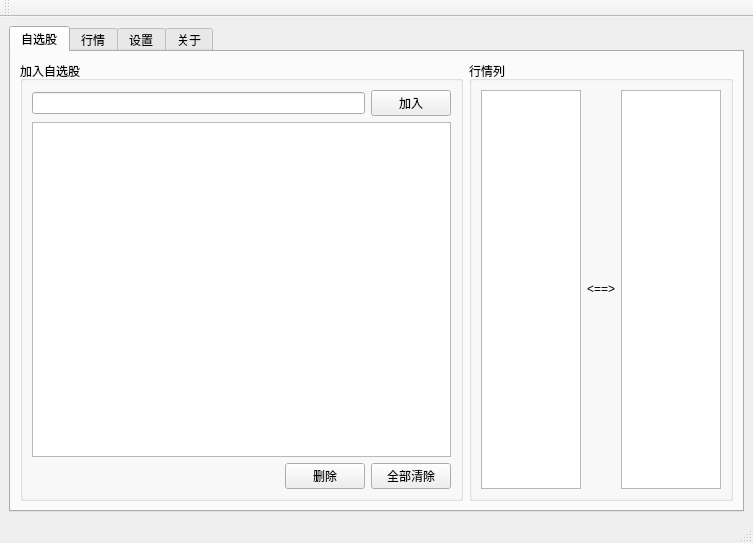
<?xml version="1.0" encoding="UTF-8"?>
<ui version="4.0">
 <class>MainWindow</class>
 <widget class="QMainWindow" name="MainWindow">
  <property name="geometry">
   <rect>
    <x>0</x>
    <y>0</y>
    <width>753</width>
    <height>543</height>
   </rect>
  </property>
  <property name="minimumSize">
   <size>
    <width>0</width>
    <height>535</height>
   </size>
  </property>
  <property name="font">
   <font>
    <family>Microsoft YaHei UI</family>
   </font>
  </property>
  <property name="windowTitle">
   <string>MainWindow</string>
  </property>
  <widget class="QWidget" name="centralWidget">
   <layout class="QVBoxLayout" name="verticalLayout_2">
    <item>
     <widget class="QTabWidget" name="tabWidget">
      <property name="currentIndex">
       <number>0</number>
      </property>
      <widget class="QWidget" name="tab_stock">
       <attribute name="title">
        <string>自选股</string>
       </attribute>
       <layout class="QHBoxLayout" name="horizontalLayout_6">
        <property name="leftMargin">
         <number>9</number>
        </property>
        <property name="topMargin">
         <number>9</number>
        </property>
        <property name="rightMargin">
         <number>9</number>
        </property>
        <property name="bottomMargin">
         <number>9</number>
        </property>
        <item>
         <widget class="QGroupBox" name="groupBox_3">
          <property name="sizePolicy">
           <sizepolicy hsizetype="Expanding" vsizetype="Preferred">
            <horstretch>1</horstretch>
            <verstretch>0</verstretch>
           </sizepolicy>
          </property>
          <property name="title">
           <string>加入自选股</string>
          </property>
          <layout class="QVBoxLayout" name="verticalLayout_6">
           <item>
            <layout class="QHBoxLayout" name="horizontalLayout_3">
             <item>
              <widget class="QLineEdit" name="lineEdit_stock"/>
             </item>
             <item>
              <widget class="QPushButton" name="pushButton_add_stock">
               <property name="text">
                <string>加入</string>
               </property>
              </widget>
             </item>
            </layout>
           </item>
           <item>
            <widget class="QTableView" name="tableView_selected_stock">
             <property name="sortingEnabled">
              <bool>true</bool>
             </property>
            </widget>
           </item>
           <item>
            <layout class="QHBoxLayout" name="horizontalLayout_4">
             <item>
              <spacer name="horizontalSpacer">
               <property name="orientation">
                <enum>Qt::Horizontal</enum>
               </property>
               <property name="sizeHint" stdset="0">
                <size>
                 <width>40</width>
                 <height>20</height>
                </size>
               </property>
              </spacer>
             </item>
             <item>
              <widget class="QPushButton" name="pushButton_delete_stock">
               <property name="text">
                <string>删除</string>
               </property>
              </widget>
             </item>
             <item>
              <widget class="QPushButton" name="pushButton_clearall_stock">
               <property name="text">
                <string>全部清除</string>
               </property>
              </widget>
             </item>
            </layout>
           </item>
          </layout>
         </widget>
        </item>
        <item>
         <widget class="QGroupBox" name="groupBox_4">
          <property name="sizePolicy">
           <sizepolicy hsizetype="Minimum" vsizetype="Preferred">
            <horstretch>0</horstretch>
            <verstretch>0</verstretch>
           </sizepolicy>
          </property>
          <property name="title">
           <string>行情列</string>
          </property>
          <layout class="QHBoxLayout" name="horizontalLayout_5">
           <item>
            <widget class="QListWidget" name="listWidget_hq_header_left">
             <property name="sizePolicy">
              <sizepolicy hsizetype="Fixed" vsizetype="Expanding">
               <horstretch>0</horstretch>
               <verstretch>0</verstretch>
              </sizepolicy>
             </property>
             <property name="maximumSize">
              <size>
               <width>100</width>
               <height>16777215</height>
              </size>
             </property>
            </widget>
           </item>
           <item>
            <layout class="QVBoxLayout" name="verticalLayout_7">
             <item>
              <widget class="QLabel" name="label_3">
               <property name="text">
                <string>&lt;==&gt;</string>
               </property>
              </widget>
             </item>
            </layout>
           </item>
           <item>
            <widget class="QListWidget" name="listWidget_hq_header_right">
             <property name="sizePolicy">
              <sizepolicy hsizetype="Fixed" vsizetype="Expanding">
               <horstretch>0</horstretch>
               <verstretch>0</verstretch>
              </sizepolicy>
             </property>
             <property name="maximumSize">
              <size>
               <width>100</width>
               <height>16777215</height>
              </size>
             </property>
            </widget>
           </item>
          </layout>
         </widget>
        </item>
       </layout>
      </widget>
      <widget class="QWidget" name="tab_hq">
       <attribute name="title">
        <string>行情</string>
       </attribute>
       <layout class="QHBoxLayout" name="horizontalLayout_2">
        <property name="leftMargin">
         <number>10</number>
        </property>
        <property name="topMargin">
         <number>10</number>
        </property>
        <property name="rightMargin">
         <number>10</number>
        </property>
        <property name="bottomMargin">
         <number>10</number>
        </property>
        <item>
         <layout class="QHBoxLayout" name="horizontalLayout">
          <item>
           <widget class="QTableView" name="tableView_hq">
            <property name="sortingEnabled">
             <bool>true</bool>
            </property>
           </widget>
          </item>
          <item>
           <layout class="QVBoxLayout" name="verticalLayout">
            <item>
             <widget class="QPushButton" name="pushButton_hq_start_stop">
              <property name="text">
               <string>开始</string>
              </property>
             </widget>
            </item>
            <item>
             <spacer name="verticalSpacer">
              <property name="orientation">
               <enum>Qt::Vertical</enum>
              </property>
              <property name="sizeHint" stdset="0">
               <size>
                <width>20</width>
                <height>40</height>
               </size>
              </property>
             </spacer>
            </item>
           </layout>
          </item>
         </layout>
        </item>
       </layout>
      </widget>
      <widget class="QWidget" name="tab_setting">
       <attribute name="title">
        <string>设置</string>
       </attribute>
       <layout class="QVBoxLayout" name="verticalLayout_3">
        <property name="leftMargin">
         <number>10</number>
        </property>
        <property name="topMargin">
         <number>10</number>
        </property>
        <property name="rightMargin">
         <number>10</number>
        </property>
        <property name="bottomMargin">
         <number>10</number>
        </property>
        <item>
         <widget class="QGroupBox" name="groupBox">
          <property name="title">
           <string>Stcok HQ</string>
          </property>
          <layout class="QVBoxLayout" name="verticalLayout_5">
           <item>
            <layout class="QFormLayout" name="formLayout">
             <item row="0" column="0">
              <widget class="QLabel" name="label">
               <property name="text">
                <string>HQ url:</string>
               </property>
              </widget>
             </item>
             <item row="0" column="1">
              <widget class="QLineEdit" name="lineEdit_url">
               <property name="text">
                <string>http://127.0.0.1/hq</string>
               </property>
              </widget>
             </item>
             <item row="1" column="0">
              <widget class="QLabel" name="label_2">
               <property name="text">
                <string>上证A股：</string>
               </property>
              </widget>
             </item>
             <item row="1" column="1">
              <widget class="QLabel" name="label_sh">
               <property name="text">
                <string/>
               </property>
              </widget>
             </item>
             <item row="2" column="0">
              <widget class="QLabel" name="label_5">
               <property name="text">
                <string>深证A股：</string>
               </property>
              </widget>
             </item>
             <item row="2" column="1">
              <widget class="QLabel" name="label_sz">
               <property name="text">
                <string/>
               </property>
              </widget>
             </item>
            </layout>
           </item>
          </layout>
         </widget>
        </item>
        <item>
         <widget class="QGroupBox" name="groupBox_2">
          <property name="title">
           <string>Log</string>
          </property>
          <layout class="QVBoxLayout" name="verticalLayout_4">
           <item>
            <layout class="QVBoxLayout" name="verticalLayout_11">
             <item>
              <widget class="QCheckBox" name="checkBox_log_to_file">
               <property name="text">
                <string>记录到文件</string>
               </property>
              </widget>
             </item>
             <item>
              <layout class="QHBoxLayout" name="horizontalLayout_13">
               <item>
                <widget class="QLabel" name="label_log">
                 <property name="text">
                  <string>日志文件:</string>
                 </property>
                </widget>
               </item>
               <item>
                <widget class="QLineEdit" name="lineEdit_logfile">
                 <property name="text">
                  <string>stockhq.log</string>
                 </property>
                </widget>
               </item>
              </layout>
             </item>
            </layout>
           </item>
          </layout>
         </widget>
        </item>
       </layout>
      </widget>
      <widget class="QWidget" name="tab_about">
       <attribute name="title">
        <string>关于</string>
       </attribute>
      </widget>
     </widget>
    </item>
   </layout>
  </widget>
  <widget class="QMenuBar" name="menuBar">
   <property name="geometry">
    <rect>
     <x>0</x>
     <y>0</y>
     <width>753</width>
     <height>23</height>
    </rect>
   </property>
  </widget>
  <widget class="QToolBar" name="mainToolBar">
   <attribute name="toolBarArea">
    <enum>TopToolBarArea</enum>
   </attribute>
   <attribute name="toolBarBreak">
    <bool>false</bool>
   </attribute>
  </widget>
  <widget class="QStatusBar" name="statusBar"/>
 </widget>
 <resources/>
 <connections/>
</ui>
